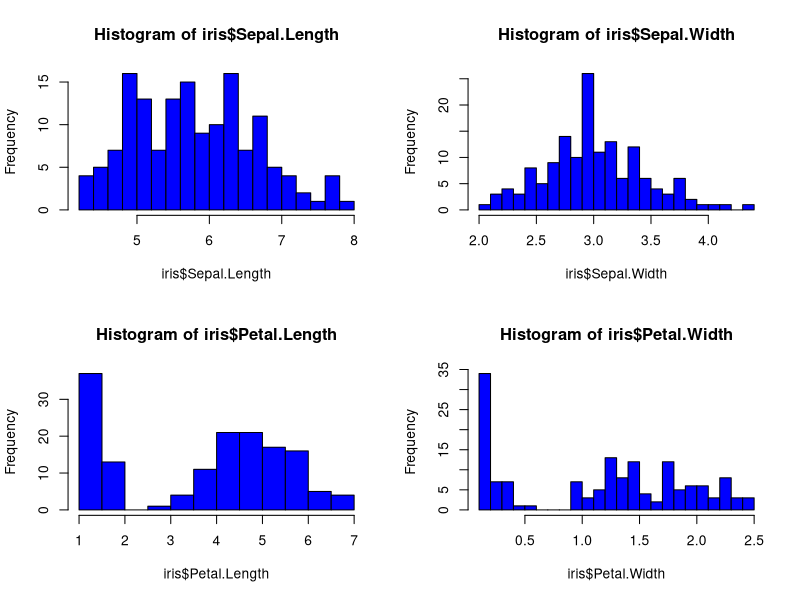
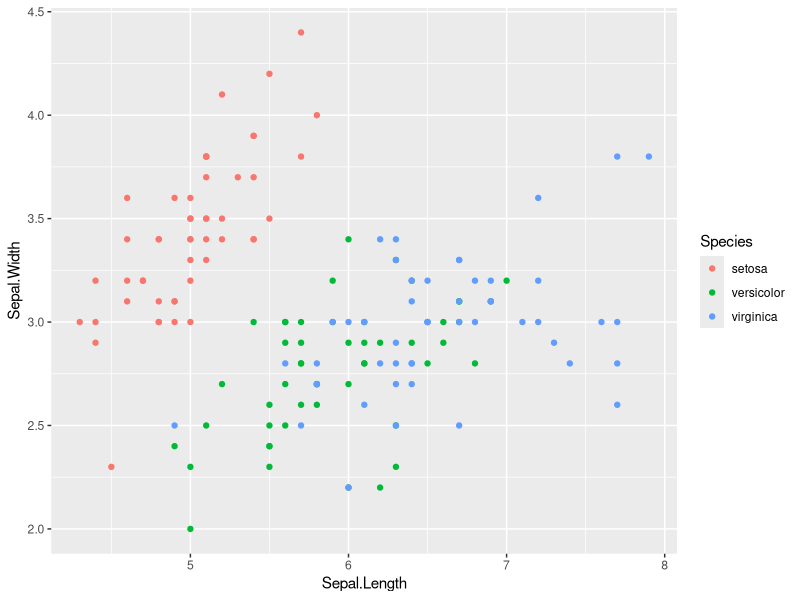
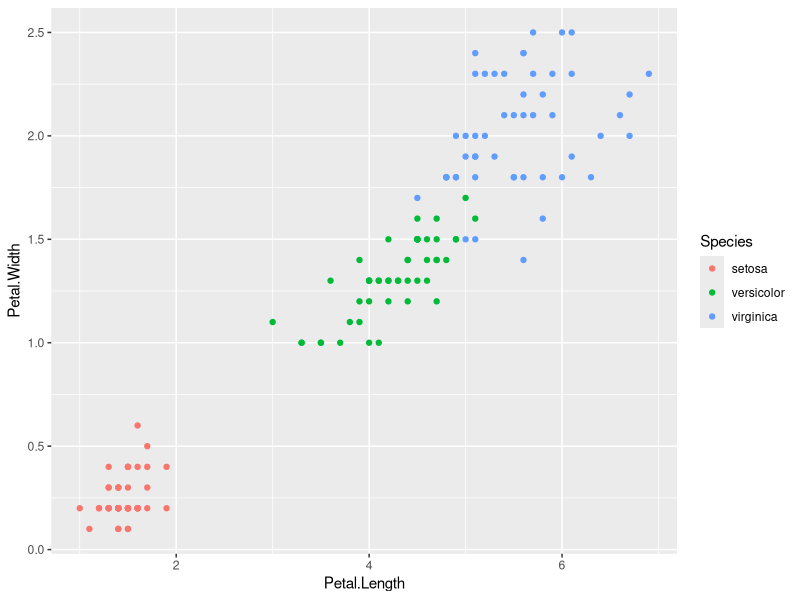
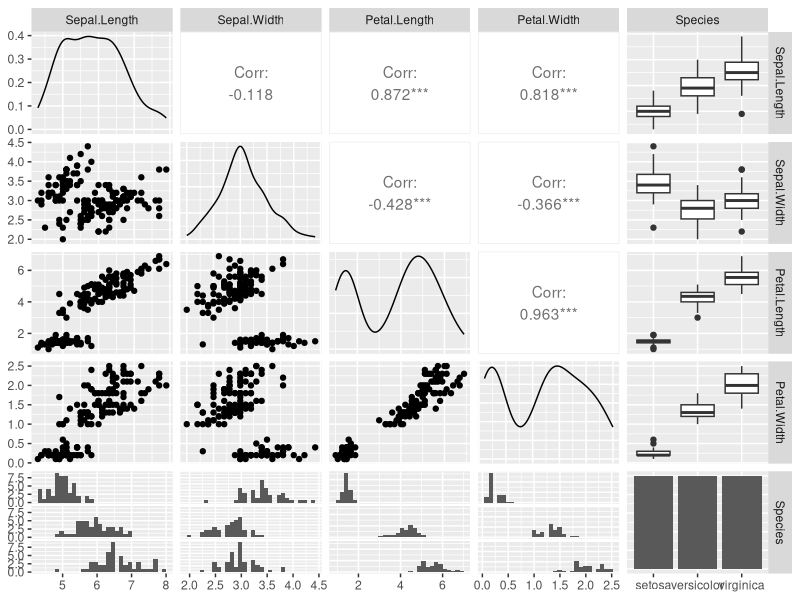

Recreate these plots in R, in order. (Note: this script raises an error after producing the figures.)
install.packages("ggplot")
library(ggplot2)
library(GGally)


#Estadisticas de iris
summary(iris)

#Calcula la desviacion estandar de las primeras 4 caracteristicas de iris
apply(iris[,1:4], 2, sd)

#Visualizacion en histograma
par(mfrow=c(2,2))
hist(iris$Sepal.Length, col="blue", breaks=20)
hist(iris$Sepal.Width, col="blue", breaks=20)
hist(iris$Petal.Length, col="blue", breaks=20)
hist(iris$Petal.Width, col="blue", breaks=20)

#Visualizacion de diagrama de dispersion
ggplot(data = iris, aes(x = Sepal.Length, y = Sepal.Width, col = Species))+
  geom_point()

ggplot(data = iris, aes(x = Petal.Length, y = Petal.Width, col = Species)) +
  geom_point()


#Matriz de correlacion
ggpairs(iris)

#Division del conjunto de datos------------------------------------------
# Fija la semilla para garantizar reproducibilidad en la selección aleatoria
set.seed(12420352)

# Escala las primeras 4 columnas del dataset `iris` (las columnas numéricas)
# Esto convierte los valores de cada columna a una escala estándar (media = 0, desviación estándar = 1)
iris[, 1:4] <- scale(iris[, 1:4])

# Filtra las filas del dataset `iris` por cada especie y crea subconjuntos separados
setosa <- rbind(iris[iris$Species == "setosa", ])      # Subconjunto con solo las observaciones de "setosa"
versicolor <- rbind(iris[iris$Species == "versicolor", ])  # Subconjunto con solo "versicolor"
virginica <- rbind(iris[iris$Species == "virginica", ])    # Subconjunto con solo "virginica"

# Genera índices aleatorios para seleccionar el 80% de las observaciones de "setosa"
# `sample` selecciona aleatoriamente las filas para entrenamiento
ind <- sample(1:nrow(setosa), nrow(setosa) * 0.8)

# Crea el conjunto de entrenamiento utilizando el 80% de las observaciones de cada especie
iris.train <- rbind(
  setosa[ind, ],           # 80% de "setosa"
  versicolor[ind, ],       # 80% de "versicolor"
  virginica[ind, ]         # 80% de "virginica"
)

# Crea el conjunto de prueba utilizando el 20% restante de las observaciones de cada especie
iris.test <- rbind(
  setosa[-ind, ],          # 20% de "setosa" (filas no seleccionadas)
  versicolor[-ind, ],      # 20% de "versicolor"
  virginica[-ind, ]        # 20% de "virginica"
)

# Escala nuevamente las primeras 4 columnas del dataset `iris` (opcional, ya se hizo antes)
iris[, 1:4] <- scale(iris[, 1:4])


#Busqueda del valor optimo de k---------------------------------------------
# Se inicializa un vector vacío para almacenar los errores para cada valor de k
error <- c()

# Bucle para iterar sobre diferentes valores de k (de 1 a 15)
for (i in 1:15)
{
  # Ajusta un modelo k-NN con el valor actual de k
  # `train` es el conjunto de entrenamiento (iris.train[, 1:4] son las características)
  # `test` es el conjunto de prueba (iris.test[, 1:4] son las características de prueba)
  # `cl` es el vector de clases (iris.train$Species contiene las etiquetas de clase para entrenamiento)
  # `k = i` indica el valor de k (número de vecinos a considerar)
  knn.fit <- knn(train = iris.train[,1:4], test = iris.test[,1:4], cl = iris.train$Species, k = i)
  
  # Calcula el error de clasificación para este valor de k
  # `mean(knn.fit == iris.test$Species)` calcula la tasa de aciertos (porcentaje de coincidencias entre predicciones y clases reales)
  # 1 - tasa de aciertos da el error (porcentaje de errores)
  error[i] = 1 - mean(knn.fit == iris.test$Species)
}

# El resultado será un vector `error` con el error de clasificación para cada valor de k de 1 a 15

ggplot(data = data.frame(error), aes(x = 1:15, y = error)) +
  geom_line(color = "Blue")


#Matriz de confusion---------------------------------------------------
# Realiza la predicción usando k-NN con k = 3
# `train` es el conjunto de entrenamiento, iris.train[,1:4] son las características numéricas
# `test` es el conjunto de prueba, iris.test[,1:4] son las características de prueba
# `cl` es el vector de clases de entrenamiento (iris.train$Species)
# `k = 3` especifica que se usarán los 3 vecinos más cercanos para hacer la predicción
iris_pred <- knn(train = iris.train[, 1:4], test = iris.test[, 1:4], cl = iris.train$Species, k = 3)

# Muestra una tabla de confusión para comparar las clases reales (iris.test$Species) y las predicciones (iris_pred)
table(iris.test$Species, iris_pred)

